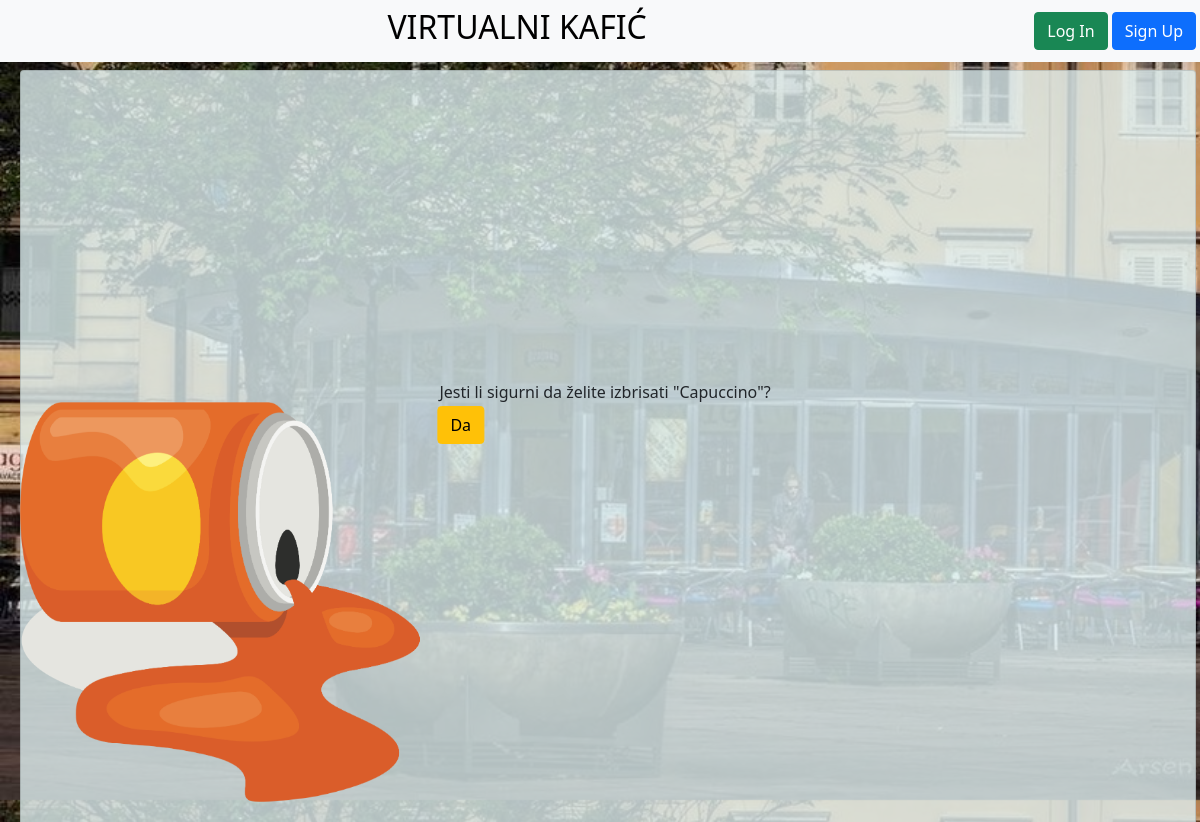
The page /izbrisi/12 on the database as committed earlier.
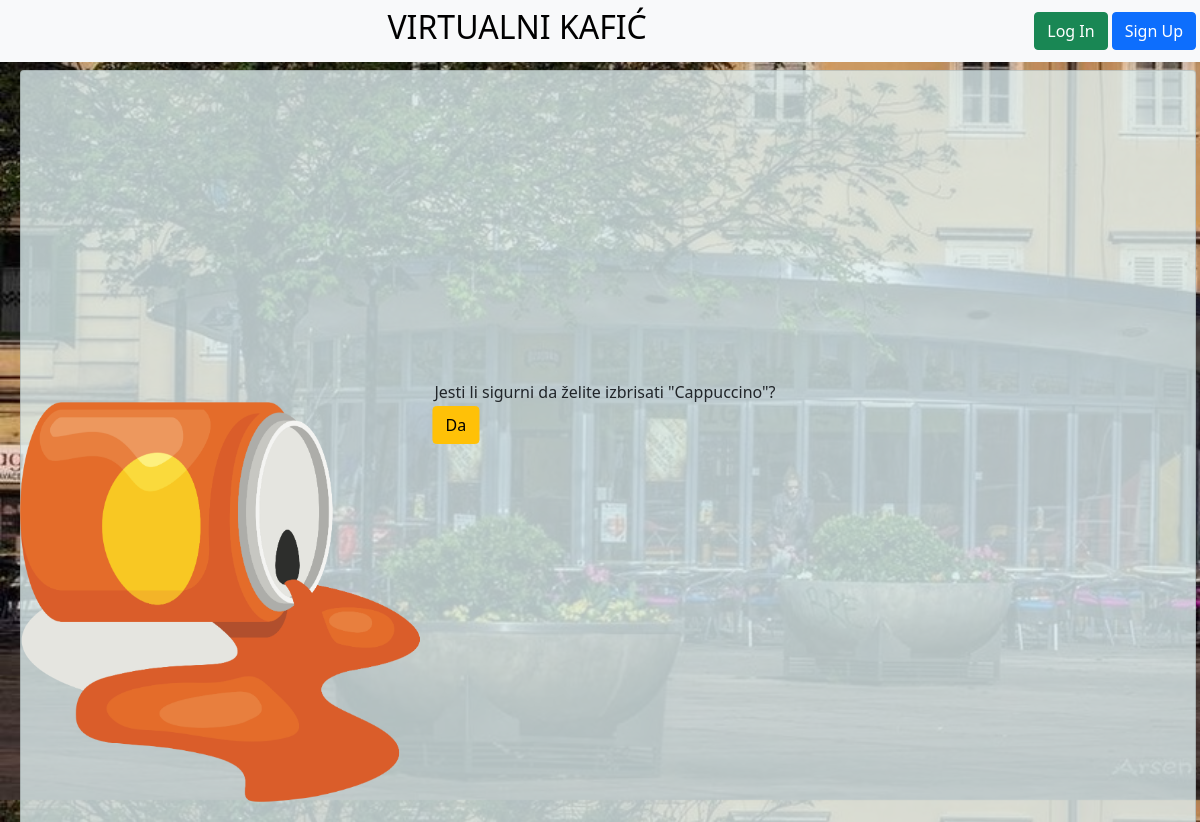
The same page on the database as committed later.
### Aparat/models.py (models this page shows, shortened)
class Stavka(models.Model):
    napitak = models.ForeignKey(Napitak, on_delete=models.CASCADE)
    kolicina = models.IntegerField()
    narudzba = models.ForeignKey(
        Narudzba, on_delete=models.CASCADE, related_name="stavke"
    )
    dodatak = models.ManyToManyField(Dodaci, blank=True)
    toplo = models.BooleanField(default=True)
    '''
    Koristimo property da mozemo izvršiti matematicku akciju prije ispisa polja (sumu svih cijena)
    '''
    @property
    def cijena(self):
        sum = self.napitak.cijena * self.kolicina
        for d in self.dodatak.all():
            sum = sum + d.cijena
        return sum
    def __str__(self):
        return self.napitak.vrsta_napitka
    class Meta:
        verbose_name = "Stavka"
        verbose_name_plural = "Stavke"

class Napitak(models.Model):
    vrsta_napitka = models.CharField(max_length=255, unique=True)
    cijena = models.DecimalField(max_digits=6, decimal_places=2)
    salica = models.ForeignKey(Salica, on_delete=models.CASCADE)
    slika = models.ImageField(upload_to="pica/", default="default_drink.jpg")
    class Meta:
        verbose_name = "Napitci"
        verbose_name_plural = "Napitak"

### Aparat/views.py (the view, shortened to what this page needs)
# urls.py: path("izbrisi/<pk>", views.StavkaIzbrisi.as_view(), name="stavka-izbrisi"),
class StavkaIzbrisi(DeleteView):
    model = Stavka

### templates/Aparat/stavka_confirm_delete.html (shortened to what this page needs)
{% extends "_base.html" %}
{% load crispy_forms_tags %}
{% block cute_image %}/media/spill.png{% endblock %}
{% block content %}
<div id="center_div" >
    <form method="post">{% csrf_token %}
        <p>Jesti li sigurni da želite izbrisati "{{ object }}"?</p>
        <input class="btn btn-warning" type="submit" value="Da">
    </form>
</div>
{% endblock %}

Rows that differ between the two databases and show on the page:
changed through a linked row, Stavka: napitak.vrsta_napitka "Capuccino" → "Cappuccino"
